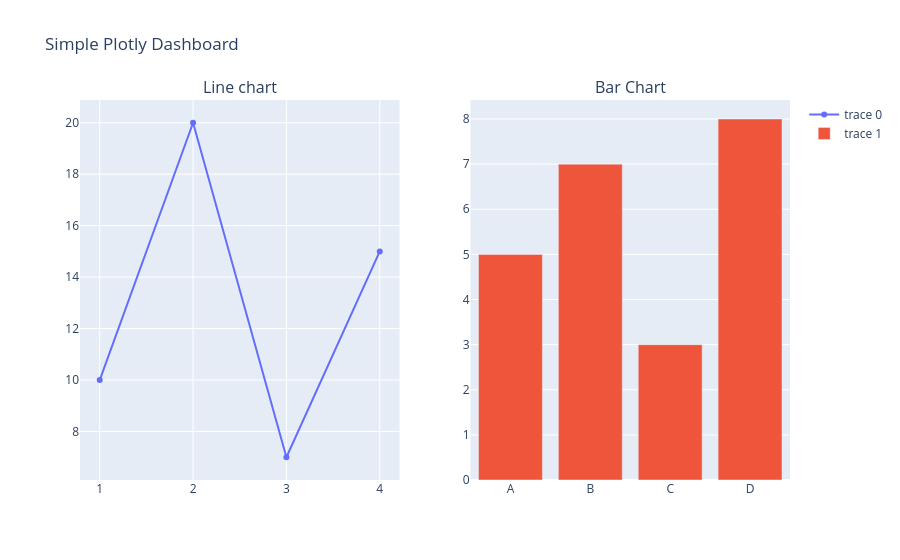

The code cell stored with this chart in its notebook:
### Code cell
fig  = make_subplots(rows=1, cols=2, subplot_titles=("Line chart", "Bar Chart"))

fig.add_trace(go.Scatter(x=[1,2,3,4,5], y=[10,20,7,15]), row=1, col=1)
fig.add_trace(go.Bar(x=['A','B','C','D'], y=[5,7,3,8]), row=1, col=2)
fig.update_layout(title='Simple Plotly Dashboard')
fig.show()

### Figure 1 — Plotly figure (JSON) as saved in the notebook; plotly's stock layout.template omitted (floating-point values rounded to 4 significant figures)
{"data": [{"type": "scatter", "x": [1, 2, 3, 4, 5], "xaxis": "x", "y": [10, 20, 7, 15], "yaxis": "y"}, {"type": "bar", "x": ["A", "B", "C", "D"], "xaxis": "x2", "y": [5, 7, 3, 8], "yaxis": "y2"}], "layout": {"annotations": [{"font": {"size": 16}, "showarrow": false, "text": "Line chart", "x": 0.225, "xanchor": "center", "xref": "paper", "y": 1, "yanchor": "bottom", "yref": "paper"}, {"font": {"size": 16}, "showarrow": false, "text": "Bar Chart", "x": 0.775, "xanchor": "center", "xref": "paper", "y": 1, "yanchor": "bottom", "yref": "paper"}], "title": {"text": "Simple Plotly Dashboard"}, "xaxis": {"anchor": "y", "domain": [0, 0.45]}, "xaxis2": {"anchor": "y2", "domain": [0.55, 1]}, "yaxis": {"anchor": "x", "domain": [0, 1]}, "yaxis2": {"anchor": "x2", "domain": [0, 1]}}}
